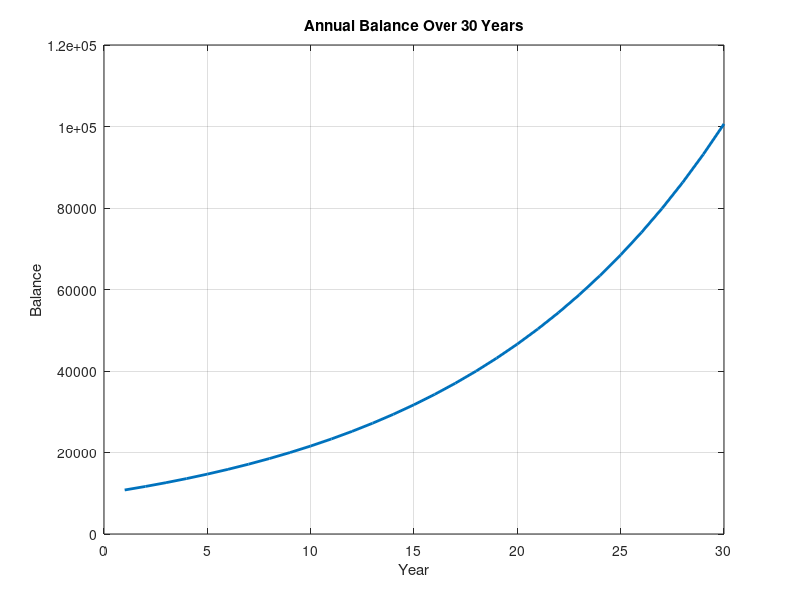

Reproduce this figure in MATLAB.
% 17.

principal = 10000;
interest_rate = 0.08;
years = 30;

balances = principal * (1 + interest_rate).^ (1:years);

plot(1:years, balances, 'LineWidth', 2);
title('Annual Balance Over 30 Years');
xlabel('Year');
ylabel('Balance');
grid on;
